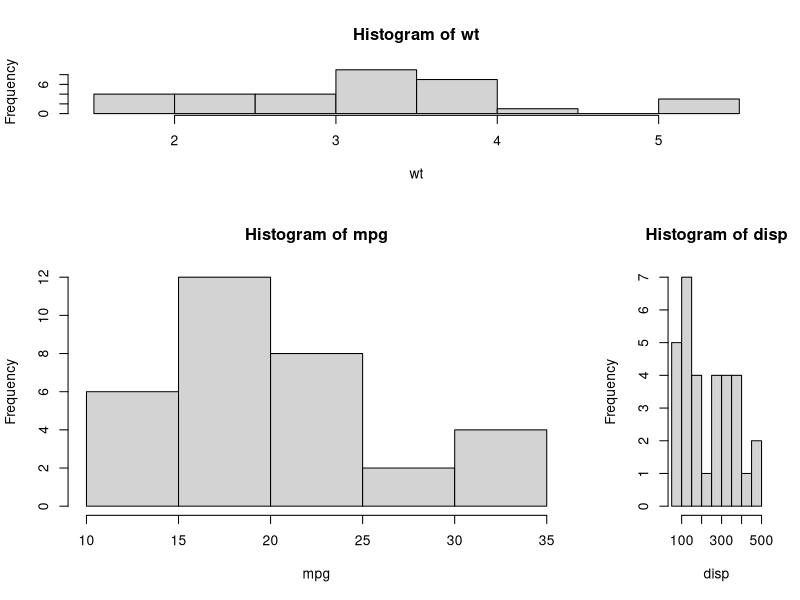

R code for this plot:
attach(mtcars)
layout(matrix(c(1,1,2,3), 2, 2, byrow=TRUE),
       widths=c(3,1), heights=c(1,2))
hist(wt)
hist(mpg)
hist(disp)
detach(mtcars)
